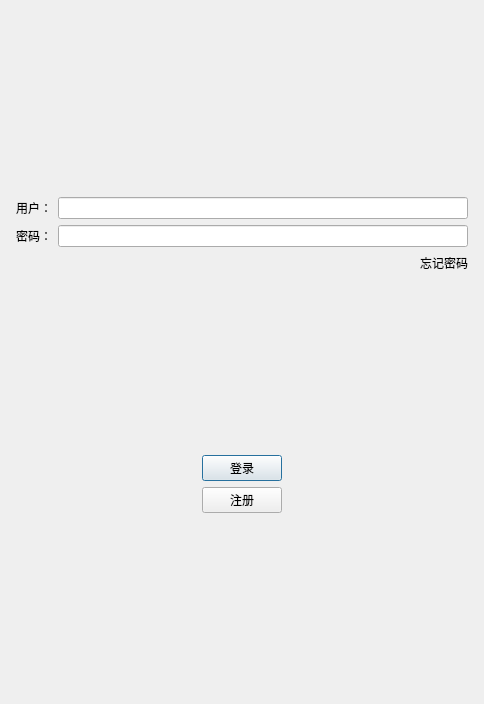
<?xml version="1.0" encoding="UTF-8"?>
<ui version="4.0">
 <class>LoginDialog</class>
 <widget class="QDialog" name="LoginDialog">
  <property name="geometry">
   <rect>
    <x>0</x>
    <y>0</y>
    <width>484</width>
    <height>704</height>
   </rect>
  </property>
  <property name="windowTitle">
   <string>Dialog</string>
  </property>
  <layout class="QVBoxLayout" name="verticalLayout_2">
   <item>
    <layout class="QVBoxLayout" name="verticalLayout">
     <property name="leftMargin">
      <number>5</number>
     </property>
     <property name="topMargin">
      <number>5</number>
     </property>
     <property name="rightMargin">
      <number>5</number>
     </property>
     <property name="bottomMargin">
      <number>5</number>
     </property>
     <item>
      <widget class="QWidget" name="widget" native="true">
       <layout class="QGridLayout" name="gridLayout">
        <item row="0" column="0">
         <widget class="QLabel" name="label">
          <property name="text">
           <string/>
          </property>
          <property name="pixmap">
           <pixmap resource="rc.qrc">:/res/widget.jpg</pixmap>
          </property>
          <property name="alignment">
           <set>Qt::AlignmentFlag::AlignCenter</set>
          </property>
         </widget>
        </item>
        <item row="1" column="0">
         <spacer name="verticalSpacer">
          <property name="orientation">
           <enum>Qt::Orientation::Vertical</enum>
          </property>
          <property name="sizeHint" stdset="0">
           <size>
            <width>20</width>
            <height>40</height>
           </size>
          </property>
         </spacer>
        </item>
       </layout>
      </widget>
     </item>
     <item>
      <layout class="QHBoxLayout" name="horizontalLayout">
       <item>
        <widget class="QLabel" name="user_label">
         <property name="maximumSize">
          <size>
           <width>16777215</width>
           <height>25</height>
          </size>
         </property>
         <property name="text">
          <string>用户：</string>
         </property>
        </widget>
       </item>
       <item>
        <widget class="QLineEdit" name="user_edit">
         <property name="maximumSize">
          <size>
           <width>16777215</width>
           <height>25</height>
          </size>
         </property>
        </widget>
       </item>
      </layout>
     </item>
     <item>
      <layout class="QHBoxLayout" name="horizontalLayout_5">
       <item>
        <widget class="QLabel" name="pass_label">
         <property name="maximumSize">
          <size>
           <width>16777215</width>
           <height>25</height>
          </size>
         </property>
         <property name="text">
          <string>密码：</string>
         </property>
        </widget>
       </item>
       <item>
        <widget class="QLineEdit" name="pass_edit">
         <property name="maximumSize">
          <size>
           <width>16777215</width>
           <height>25</height>
          </size>
         </property>
        </widget>
       </item>
      </layout>
     </item>
     <item>
      <layout class="QHBoxLayout" name="horizontalLayout_6">
       <item>
        <spacer name="horizontalSpacer">
         <property name="orientation">
          <enum>Qt::Orientation::Horizontal</enum>
         </property>
         <property name="sizeHint" stdset="0">
          <size>
           <width>40</width>
           <height>20</height>
          </size>
         </property>
        </spacer>
       </item>
       <item>
        <widget class="QLabel" name="forgtet_label">
         <property name="maximumSize">
          <size>
           <width>16777215</width>
           <height>25</height>
          </size>
         </property>
         <property name="text">
          <string>忘记密码</string>
         </property>
        </widget>
       </item>
      </layout>
     </item>
     <item>
      <spacer name="verticalSpacer_2">
       <property name="orientation">
        <enum>Qt::Orientation::Vertical</enum>
       </property>
       <property name="sizeHint" stdset="0">
        <size>
         <width>20</width>
         <height>40</height>
        </size>
       </property>
      </spacer>
     </item>
     <item>
      <layout class="QHBoxLayout" name="horizontalLayout_7">
       <item>
        <spacer name="horizontalSpacer_2">
         <property name="orientation">
          <enum>Qt::Orientation::Horizontal</enum>
         </property>
         <property name="sizeHint" stdset="0">
          <size>
           <width>40</width>
           <height>20</height>
          </size>
         </property>
        </spacer>
       </item>
       <item>
        <widget class="QPushButton" name="login_button">
         <property name="maximumSize">
          <size>
           <width>100</width>
           <height>30</height>
          </size>
         </property>
         <property name="text">
          <string>登录</string>
         </property>
        </widget>
       </item>
       <item>
        <spacer name="horizontalSpacer_3">
         <property name="orientation">
          <enum>Qt::Orientation::Horizontal</enum>
         </property>
         <property name="sizeHint" stdset="0">
          <size>
           <width>40</width>
           <height>20</height>
          </size>
         </property>
        </spacer>
       </item>
      </layout>
     </item>
     <item>
      <layout class="QHBoxLayout" name="horizontalLayout_8">
       <item>
        <spacer name="horizontalSpacer_5">
         <property name="orientation">
          <enum>Qt::Orientation::Horizontal</enum>
         </property>
         <property name="sizeHint" stdset="0">
          <size>
           <width>40</width>
           <height>20</height>
          </size>
         </property>
        </spacer>
       </item>
       <item>
        <widget class="QPushButton" name="reg_button">
         <property name="maximumSize">
          <size>
           <width>100</width>
           <height>30</height>
          </size>
         </property>
         <property name="text">
          <string>注册</string>
         </property>
        </widget>
       </item>
       <item>
        <spacer name="horizontalSpacer_4">
         <property name="orientation">
          <enum>Qt::Orientation::Horizontal</enum>
         </property>
         <property name="sizeHint" stdset="0">
          <size>
           <width>40</width>
           <height>20</height>
          </size>
         </property>
        </spacer>
       </item>
      </layout>
     </item>
     <item>
      <spacer name="verticalSpacer_3">
       <property name="orientation">
        <enum>Qt::Orientation::Vertical</enum>
       </property>
       <property name="sizeHint" stdset="0">
        <size>
         <width>20</width>
         <height>40</height>
        </size>
       </property>
      </spacer>
     </item>
    </layout>
   </item>
  </layout>
 </widget>
 <resources>
  <include location="rc.qrc"/>
 </resources>
 <connections/>
</ui>
